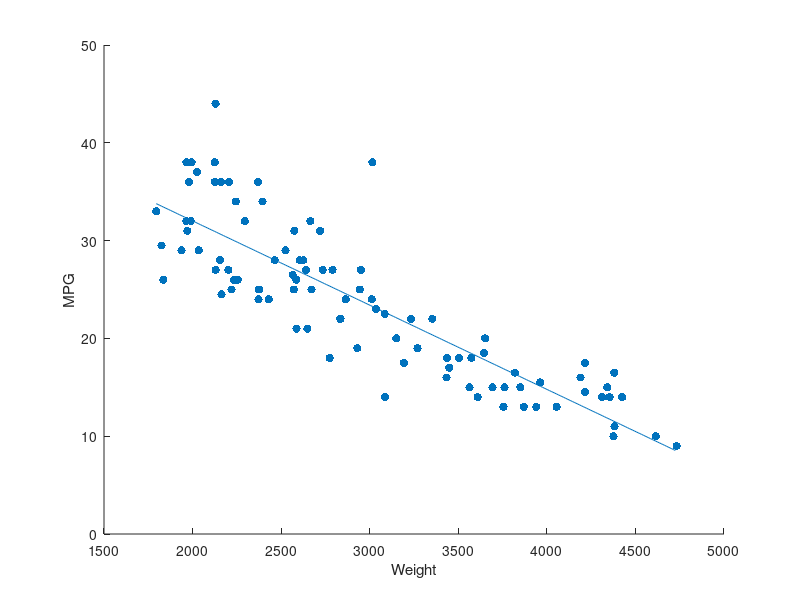

Write MATLAB code to recreate this figure.
load carsmall
x1 = Weight;
y = MPG;

X = [ones(size(x1)) x1];
b = regress(y,X);
x1fit = min(x1):10:max(x1);
[X1FIT] = meshgrid(x1fit);
% YFIT = b(1) + b(2)*X1FIT;
YFIT = b(1) + b(2)*x1fit;
scatter(x1,y,'filled'); hold on ; plot(x1fit,YFIT)
xlabel('Weight')
ylabel('MPG')

I2=find(isnan(y)==0);
Ycl=y(I2);
Xcl=x1(I2);
Yf=b(1)+b(2)*Xcl;
D=sum((Ycl-Yf).^2)
